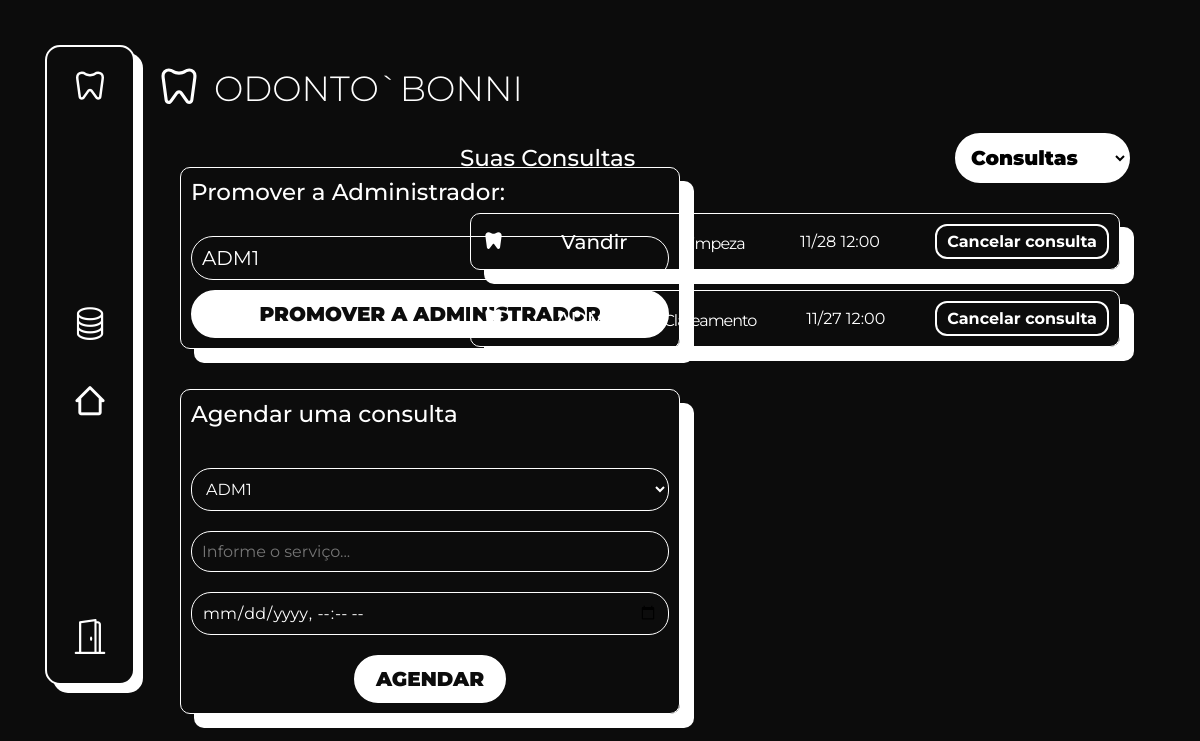
/ (signed in), run on the app's committed database.
### app/models.py (models this page shows)
class Consulta(database.Model):
    id = database.Column(database.Integer, primary_key=True)
    servico = database.Column(database.String(50), nullable=False)
    motivo = database.Column(database.String(120))
    data = database.Column(database.DateTime, nullable=False)
    user_name = database.Column(database.String, nullable=False)
    usuario_id = database.Column(database.Integer, database.ForeignKey('usuario.id'), nullable=False)
    usuario = database.relationship('Usuario', back_populates='consultas')

### app/routes.py (the view, shortened to what this page needs)
@app.route("/", methods=['GET', 'POST'])
def homepage():
    if current_user.is_authenticated:
        agora = datetime.now()
        consultas_expiradas = Consulta.query.filter(Consulta.data <= agora).all()
        solicitacoes_experidas = Solicitacao.query.filter(Solicitacao.data <= agora).all()
        for consulta in consultas_expiradas:
            database.session.delete(consulta)
        database.session.commit()
        for solicitacao in solicitacoes_experidas:
            database.session.delete(solicitacao)
        database.session.commit()
        users = Usuario.query.all()
        is_admin = current_user.is_authenticated and getattr(current_user, 'is_admin', False)
        solicitacoesPorUsuario = Solicitacao.query.filter_by(usuario_id=current_user.id).all()
        consultasPorUsuario = Consulta.query.filter_by(usuario_id=current_user.id).all()
        consultas = Consulta.query.all()
        solicitacoes = Solicitacao.query.all()
        datas_agendadas = [consulta.data for consulta in consultas]
        form_solicitacao = FormSolicitacao()
        form_consulta = FormConsulta()
        form_consulta.username.choices = [(usuario.id, usuario.username) for usuario in users]
        return render_template(
            "homepage.html",
            admin=is_admin,
            users=users,
            form_solicitacao=form_solicitacao,
            form_consulta=form_consulta,
            datas_agendadas=datas_agendadas,
            solicitacoesPorUsuario=solicitacoesPorUsuario,
            solicitacoes=solicitacoes,
            consultasPorUsuario=consultasPorUsuario,
            consultas=consultas
        )
    else:
        return render_template('homepage.html')

### app/forms.py
class FormSolicitacao(FlaskForm):
    servico = StringField('Nome', validators=[DataRequired()])
    motivo = TextAreaField('Email', validators=[DataRequired()])
    data = DateTimeLocalField('Data da Consulta', validators=[DataRequired()], format='%Y-%m-%dT%H:%M')
    submit = SubmitField('Enviar')

class FormConsulta(FlaskForm):
    username = SelectField('Selecione um usuário:', validators=[DataRequired()], choices=[])
    servico = StringField('Selecione um serviço: ', validators=[DataRequired()])
    data = DateTimeLocalField('Selecione uma data: ', validators=[DataRequired()])
    submit = SubmitField('Agendar')

### app/__init__.py (called while the page is built)
@login_manager.user_loader
def load_user(user_id):
    return Usuario.query.get(int(user_id))

### app/templates/homepage.html (shortened to what this page needs)
{% extends 'base.html' %}  {%block body%} {% if current_user.is_authenticated %} {%include
'navbar.html'%}
<main class="home">
  {% if admin %}
  <div class="divColumn">
    <form method="POST" action="{{ url_for('promote') }}" id="promote-form">
      <h2 for="user_id">Promover a Administrador:</h2>
      <select name="user_id" id="user_id">
        {% for user in users %}
        <option value="{{ user.id }}">{{ user.username }}</option>
        {% endfor %}
      </select>
      <button type="submit">Promover a Administrador</button>
    </form>
    <form method="post" action="{{url_for('homepage')}}" class="formConsulta">
      <h2>Agendar uma consulta</h2>
      <div class="divInput">
          {{ form_consulta.username(class="form-control select2") }}
      </div>
      <div class="divInput">
          {{ form_consulta.servico(class="form-control", placeholder="Informe o serviço...") }}
      </div>
      <div class="divInput">
          {{ form_consulta.data(class="form-control", placeholder="Clique para adicionar uma data...") }}
      </div>
      {{form_consulta.submit(type="submit", id="btnSubmitConsulta")}}
  </form>
  </div>
  <div class="divColumn2">
    <div class="suasConsultas">
      <div class="selectCoSo">
        <div class="title">
          <h2 id="consultaTitle">Suas Consultas</h2>
        </div>
        <select
          name="consultasSolicitacoesSelect"
          id="consultasSolicitacoesSelect"
          onchange="alternarConteudo()"
        >
          <option value="consultas" selected>Consultas</option>
        </select>
      </div>
      <div class="listEvents">
        <ul id="consultas" class="listaPedidos">
          {% for consulta in consultas %}
          <li>
            <div class="motivoIcon">
              {{consulta.user_name}}
            </div>
            <div class="title">
              <span class="titleText"> {{ consulta.servico }}</span>
            </div>
            <div class="data">
              <span class="dataText"
                >{{ consulta.data.strftime('%m/%d %H:%M') }}</span
              >
            </div>
            <div class="buttonBox">
              <form
                action="{{ url_for('cancelarConsulta', id=consulta.id) }}"
                method="POST"
                style="display: inline"
              >
                <button>Cancelar consulta</button>
              </form>
            </div>
          </li>
          {% else %}
          <p class="semConsultas" style="font-size: 2rem">
            Você não tem consultas agendadas.
          </p>
          {% endfor %}
        </ul>
      </div>
    </div>
  </div>
  {% endif %}
</main>
{%endif%} {%endblock%}

### app/static/css/style.css (style rules this page uses)
* { margin: 0; padding: 0; box-sizing: border-box; }
:root { --bg-color-primary: #fff; --color-font-details: #0000ff; --color-details-black: #0c0c0c; --color-outline-blue: #badae7ae; --color-error-js: #ff0000; --color-border-input: #ddd; }
html, body { scroll-behavior: smooth; display: flex; flex-direction: column; background-color: var(--color-details-black) !important; font-family: "Montserrat", sans-serif !important; font-size: 62.5% !important; width: 100%; height: 100%; color: var(--bg-color-primary) !important; }
main { height: 100%; padding: 2rem 0 0 0; }

### data on the page
Consulta: user_name "Vandir", servico "Limpeza", data "11/28 12:00"
Consulta: user_name "ADM1", servico "Clareamento", data "11/27 12:00"

### other printed values
form field user_id "ADM1"
